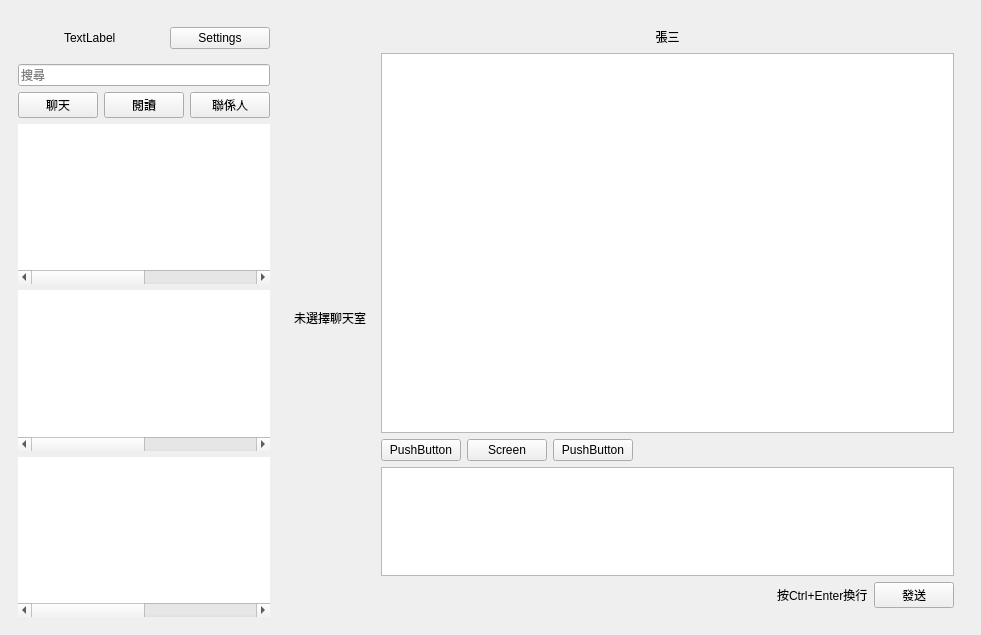
<?xml version="1.0" encoding="UTF-8"?>
<ui version="4.0">
 <class>WeChat</class>
 <widget class="QMainWindow" name="WeChat">
  <property name="geometry">
   <rect>
    <x>0</x>
    <y>0</y>
    <width>981</width>
    <height>635</height>
   </rect>
  </property>
  <property name="windowTitle">
   <string>WeChat網頁版 0.3</string>
  </property>
  <widget class="QWidget" name="centralwidget">
   <layout class="QHBoxLayout" name="horizontalLayout_10" stretch="2,8">
    <item>
     <widget class="QWidget" name="widget" native="true">
      <layout class="QVBoxLayout" name="verticalLayout">
       <item>
        <layout class="QHBoxLayout" name="horizontalLayout_6">
         <item>
          <widget class="QLabel" name="headImageLabel">
           <property name="minimumSize">
            <size>
             <width>40</width>
             <height>40</height>
            </size>
           </property>
           <property name="maximumSize">
            <size>
             <width>40</width>
             <height>40</height>
            </size>
           </property>
           <property name="text">
            <string/>
           </property>
          </widget>
         </item>
         <item>
          <widget class="QLabel" name="userNameLabel">
           <property name="text">
            <string>TextLabel</string>
           </property>
          </widget>
         </item>
         <item>
          <widget class="QPushButton" name="settingButton">
           <property name="text">
            <string>Settings</string>
           </property>
          </widget>
         </item>
        </layout>
       </item>
       <item>
        <widget class="QLineEdit" name="lineEdit">
         <property name="placeholderText">
          <string>搜尋</string>
         </property>
        </widget>
       </item>
       <item>
        <layout class="QHBoxLayout" name="horizontalLayout_7">
         <item>
          <widget class="QPushButton" name="sessionButton">
           <property name="text">
            <string>聊天</string>
           </property>
          </widget>
         </item>
         <item>
          <widget class="QPushButton" name="readButton">
           <property name="text">
            <string>閱讀</string>
           </property>
          </widget>
         </item>
         <item>
          <widget class="QPushButton" name="memberButton">
           <property name="text">
            <string>聯係人</string>
           </property>
          </widget>
         </item>
        </layout>
       </item>
       <item>
        <widget class="QTableWidget" name="sessionsWidget">
         <property name="frameShape">
          <enum>QFrame::NoFrame</enum>
         </property>
         <property name="editTriggers">
          <set>QAbstractItemView::NoEditTriggers</set>
         </property>
         <property name="selectionMode">
          <enum>QAbstractItemView::SingleSelection</enum>
         </property>
         <property name="selectionBehavior">
          <enum>QAbstractItemView::SelectRows</enum>
         </property>
         <property name="showGrid">
          <bool>false</bool>
         </property>
         <property name="columnCount">
          <number>4</number>
         </property>
         <attribute name="horizontalHeaderVisible">
          <bool>false</bool>
         </attribute>
         <attribute name="verticalHeaderDefaultSectionSize">
          <number>40</number>
         </attribute>
         <column/>
         <column/>
         <column/>
         <column/>
        </widget>
       </item>
       <item>
        <widget class="QTableWidget" name="readerWidget">
         <property name="frameShape">
          <enum>QFrame::NoFrame</enum>
         </property>
         <property name="editTriggers">
          <set>QAbstractItemView::NoEditTriggers</set>
         </property>
         <property name="selectionMode">
          <enum>QAbstractItemView::SingleSelection</enum>
         </property>
         <property name="selectionBehavior">
          <enum>QAbstractItemView::SelectRows</enum>
         </property>
         <property name="showGrid">
          <bool>false</bool>
         </property>
         <property name="columnCount">
          <number>4</number>
         </property>
         <attribute name="horizontalHeaderVisible">
          <bool>false</bool>
         </attribute>
         <attribute name="verticalHeaderDefaultSectionSize">
          <number>40</number>
         </attribute>
         <column/>
         <column/>
         <column/>
         <column/>
        </widget>
       </item>
       <item>
        <widget class="QTableWidget" name="memberWidget">
         <property name="frameShape">
          <enum>QFrame::NoFrame</enum>
         </property>
         <property name="editTriggers">
          <set>QAbstractItemView::NoEditTriggers</set>
         </property>
         <property name="selectionMode">
          <enum>QAbstractItemView::SingleSelection</enum>
         </property>
         <property name="selectionBehavior">
          <enum>QAbstractItemView::SelectRows</enum>
         </property>
         <property name="showGrid">
          <bool>false</bool>
         </property>
         <property name="columnCount">
          <number>4</number>
         </property>
         <attribute name="horizontalHeaderVisible">
          <bool>false</bool>
         </attribute>
         <attribute name="verticalHeaderDefaultSectionSize">
          <number>40</number>
         </attribute>
         <column/>
         <column/>
         <column/>
         <column/>
        </widget>
       </item>
      </layout>
     </widget>
    </item>
    <item>
     <widget class="QWidget" name="nullWidget" native="true">
      <layout class="QHBoxLayout" name="horizontalLayout">
       <item>
        <widget class="QLabel" name="label">
         <property name="text">
          <string>未選擇聊天室</string>
         </property>
         <property name="textFormat">
          <enum>Qt::AutoText</enum>
         </property>
         <property name="alignment">
          <set>Qt::AlignCenter</set>
         </property>
        </widget>
       </item>
       <item>
        <widget class="QWidget" name="chatWidget" native="true">
         <layout class="QVBoxLayout" name="verticalLayout_3" stretch="0,7,0,2,0">
          <item>
           <widget class="QLabel" name="currentChatUserLabel">
            <property name="minimumSize">
             <size>
              <width>0</width>
              <height>20</height>
             </size>
            </property>
            <property name="text">
             <string>張三</string>
            </property>
            <property name="alignment">
             <set>Qt::AlignCenter</set>
            </property>
           </widget>
          </item>
          <item>
           <widget class="QTextEdit" name="messages">
            <property name="readOnly">
             <bool>true</bool>
            </property>
            <property name="html">
             <string>&lt;!DOCTYPE HTML PUBLIC &quot;-//W3C//DTD HTML 4.0//EN&quot; &quot;http://www.w3.org/TR/REC-html40/strict.dtd&quot;&gt;
&lt;html&gt;&lt;head&gt;&lt;meta name=&quot;qrichtext&quot; content=&quot;1&quot; /&gt;&lt;style type=&quot;text/css&quot;&gt;
p, li { white-space: pre-wrap; }
&lt;/style&gt;&lt;/head&gt;&lt;body style=&quot; font-family:'Sans Serif'; font-size:9pt; font-weight:400; font-style:normal;&quot;&gt;
&lt;p style=&quot;-qt-paragraph-type:empty; margin-top:0px; margin-bottom:0px; margin-left:0px; margin-right:0px; -qt-block-indent:0; text-indent:0px; font-family:'Cantarell'; font-size:11pt;&quot;&gt;&lt;br /&gt;&lt;/p&gt;&lt;/body&gt;&lt;/html&gt;</string>
            </property>
           </widget>
          </item>
          <item>
           <layout class="QHBoxLayout" name="horizontalLayout_8">
            <item>
             <widget class="QPushButton" name="faceButton">
              <property name="toolTip">
               <string>貼圖</string>
              </property>
              <property name="text">
               <string>PushButton</string>
              </property>
             </widget>
            </item>
            <item>
             <widget class="QPushButton" name="screenButton">
              <property name="toolTip">
               <string>螢幕截圖</string>
              </property>
              <property name="text">
               <string>Screen</string>
              </property>
             </widget>
            </item>
            <item>
             <widget class="QPushButton" name="pushButton_5">
              <property name="toolTip">
               <string>圖片和檔案</string>
              </property>
              <property name="text">
               <string>PushButton</string>
              </property>
             </widget>
            </item>
            <item>
             <spacer name="horizontalSpacer_2">
              <property name="orientation">
               <enum>Qt::Horizontal</enum>
              </property>
              <property name="sizeHint" stdset="0">
               <size>
                <width>40</width>
                <height>20</height>
               </size>
              </property>
             </spacer>
            </item>
           </layout>
          </item>
          <item>
           <widget class="QTextEdit" name="draft"/>
          </item>
          <item>
           <layout class="QHBoxLayout" name="horizontalLayout_9">
            <item>
             <spacer name="horizontalSpacer">
              <property name="orientation">
               <enum>Qt::Horizontal</enum>
              </property>
              <property name="sizeHint" stdset="0">
               <size>
                <width>40</width>
                <height>20</height>
               </size>
              </property>
             </spacer>
            </item>
            <item>
             <widget class="QLabel" name="tipsLabel">
              <property name="text">
               <string>按Ctrl+Enter換行</string>
              </property>
             </widget>
            </item>
            <item>
             <widget class="QPushButton" name="sendButton">
              <property name="text">
               <string>發送</string>
              </property>
             </widget>
            </item>
           </layout>
          </item>
         </layout>
        </widget>
       </item>
      </layout>
     </widget>
    </item>
   </layout>
  </widget>
 </widget>
 <resources/>
 <connections/>
</ui>
